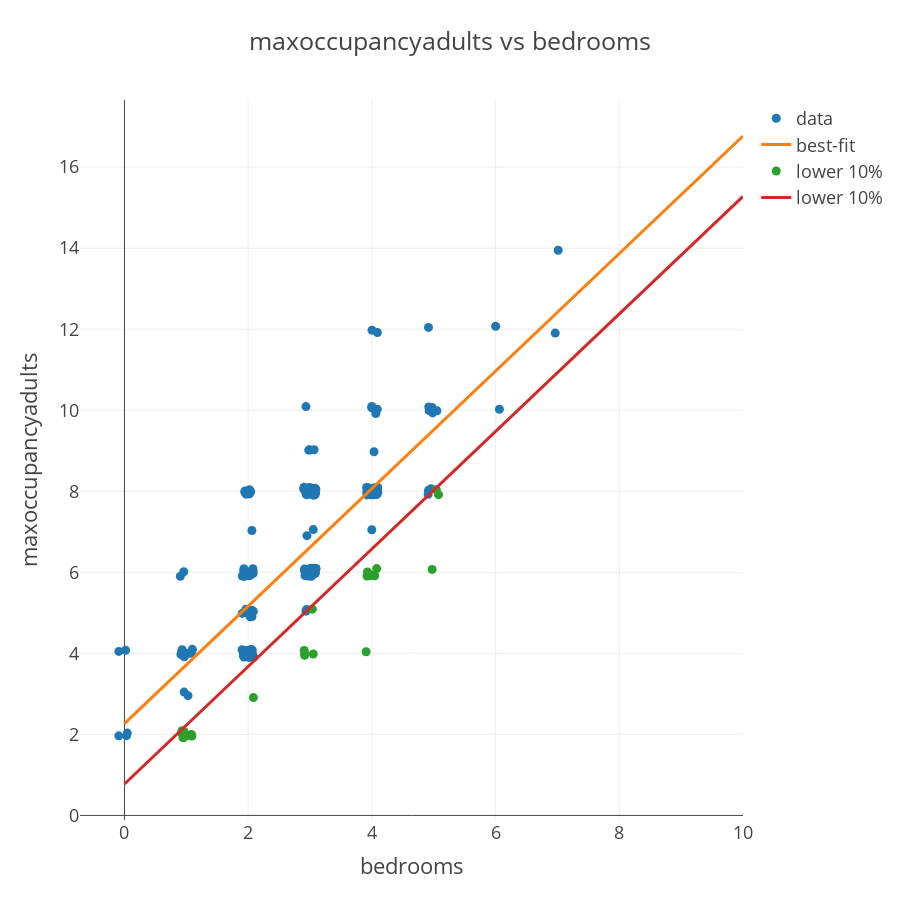

The code cell stored with this chart in its notebook:
### Code cell
# upper 90% markers
x1 = x.loc[x.index.difference(lower_10_residuals.index)]
y1 = y.loc[y.index.difference(lower_10_residuals.index)]

# best-fit
x2 = list(range(11))
y2 = x2*reg.coef_ + reg.intercept_

# lower 10% markers
x3 = x.loc[lower_10_residuals.index]
y3 = y.loc[lower_10_residuals.index]

# lower 10% line
y4 = x2*reg.coef_ + reg.intercept_ * 0.342

fig = go.Figure([go.Scatter(name='data', x=x1, y=y1, mode='markers'),
                 go.Scatter(name='best-fit', x=x2, y=y2, mode='lines'),
                go.Scatter(name='lower 10%', x=x3, y=y3, mode='markers'),
                 go.Scatter(name='lower 10%', x=x2, y=y4, mode='lines')])
fig.update_layout(title='maxoccupancyadults vs bedrooms',
                 xaxis={'title':'bedrooms'},
                 yaxis={'title':'maxoccupancyadults'},
                 width=900,
                 height=900)

fig.show()

### Figure 1 — Plotly figure (JSON) as saved in the notebook; plotly's stock layout.template omitted (floating-point values rounded to 4 significant figures; data arrays with more than 128 entries replaced by an {"elided": "..."} marker saying what was removed)
{"data": [{"mode": "markers", "name": "data", "selectedpoints": {"elided": "212 int values"}, "type": "scatter", "x": {"elided": "212 float values"}, "y": {"elided": "212 float values"}}, {"mode": "lines", "name": "best-fit", "selectedpoints": [], "type": "scatter", "x": [0, 1, 2, 3, 4, 5, 6, 7, 8, 9, 10], "y": [2.267, 3.717, 5.167, 6.617, 8.068, 9.518, 10.97, 12.42, 13.87, 15.32, 16.77]}, {"mode": "markers", "name": "lower 10%", "selectedpoints": [0, 1, 2, 3, 4, 5, 6, 7, 8, 9, 10, 11, 12, 13, 14, 15, 16, 17, 18, 19, 20, 21, 22, 23], "type": "scatter", "x": [3.907, 4.974, 3.052, 2.913, 2.919, 2.906, 2.084, 4.046, 3.986, 3.971, 4.078, 3.922, 3.928, 1.09, 1.082, 1.03, 0.957, 0.9453, 5.077, 0.9609, 3.038, 0.9232, 5.041, 0.9322], "y": [4.039, 6.072, 3.984, 3.95, 3.988, 4.071, 2.907, 5.916, 5.934, 5.917, 6.092, 5.908, 6.008, 1.959, 1.998, 1.975, 1.924, 1.918, 7.917, 2.073, 5.09, 2.039, 8.037, 2.089]}, {"mode": "lines", "name": "lower 10%", "selectedpoints": [], "type": "scatter", "x": [0, 1, 2, 3, 4, 5, 6, 7, 8, 9, 10], "y": [0.7752, 2.225, 3.676, 5.126, 6.576, 8.026, 9.477, 10.93, 12.38, 13.83, 15.28]}], "layout": {"dragmode": "zoom", "height": 900, "title": {"text": "maxoccupancyadults vs bedrooms"}, "width": 900, "xaxis": {"autorange": true, "range": [-0.7204, 10], "showspikes": false, "title": {"text": "bedrooms"}, "type": "linear"}, "yaxis": {"autorange": true, "range": [-0.1134, 17.66], "showspikes": false, "title": {"text": "maxoccupancyadults"}, "type": "linear"}}}
